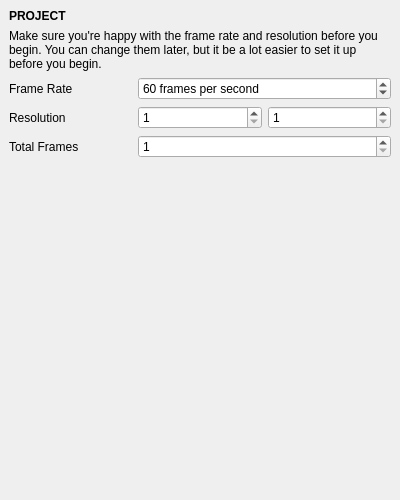
<?xml version="1.0" encoding="UTF-8"?>
<ui version="4.0">
 <class>PropertiesWidget</class>
 <widget class="QWidget" name="PropertiesWidget">
  <property name="geometry">
   <rect>
    <x>0</x>
    <y>0</y>
    <width>400</width>
    <height>500</height>
   </rect>
  </property>
  <property name="windowTitle">
   <string>Form</string>
  </property>
  <layout class="QVBoxLayout" name="verticalLayout">
   <property name="spacing">
    <number>0</number>
   </property>
   <property name="leftMargin">
    <number>0</number>
   </property>
   <property name="topMargin">
    <number>0</number>
   </property>
   <property name="rightMargin">
    <number>0</number>
   </property>
   <property name="bottomMargin">
    <number>0</number>
   </property>
   <item>
    <widget class="QStackedWidget" name="stackedWidget">
     <property name="currentIndex">
      <number>0</number>
     </property>
     <widget class="QWidget" name="nothingSelectedPage">
      <layout class="QVBoxLayout" name="verticalLayout_2">
       <property name="spacing">
        <number>0</number>
       </property>
       <property name="leftMargin">
        <number>0</number>
       </property>
       <property name="topMargin">
        <number>0</number>
       </property>
       <property name="rightMargin">
        <number>0</number>
       </property>
       <property name="bottomMargin">
        <number>0</number>
       </property>
       <item>
        <layout class="QGridLayout" name="gridLayout_3">
         <property name="leftMargin">
          <number>9</number>
         </property>
         <property name="topMargin">
          <number>9</number>
         </property>
         <property name="rightMargin">
          <number>9</number>
         </property>
         <property name="bottomMargin">
          <number>9</number>
         </property>
         <property name="spacing">
          <number>6</number>
         </property>
         <item row="3" column="0">
          <widget class="QLabel" name="label_9">
           <property name="text">
            <string>Resolution</string>
           </property>
          </widget>
         </item>
         <item row="2" column="0">
          <widget class="QLabel" name="label_7">
           <property name="text">
            <string>Frame Rate</string>
           </property>
          </widget>
         </item>
         <item row="1" column="0" colspan="3">
          <widget class="QLabel" name="label_8">
           <property name="text">
            <string>Make sure you're happy with the frame rate and resolution before you begin. You can change them later, but it be a lot easier to set it up before you begin.</string>
           </property>
           <property name="wordWrap">
            <bool>true</bool>
           </property>
          </widget>
         </item>
         <item row="3" column="1">
          <widget class="QSpinBox" name="resXBox">
           <property name="minimum">
            <number>1</number>
           </property>
           <property name="maximum">
            <number>9999</number>
           </property>
          </widget>
         </item>
         <item row="0" column="0" colspan="3">
          <widget class="QLabel" name="label">
           <property name="font">
            <font>
             <weight>75</weight>
             <bold>true</bold>
            </font>
           </property>
           <property name="text">
            <string>PROJECT</string>
           </property>
          </widget>
         </item>
         <item row="3" column="2">
          <widget class="QSpinBox" name="resYBox">
           <property name="minimum">
            <number>1</number>
           </property>
           <property name="maximum">
            <number>9999</number>
           </property>
          </widget>
         </item>
         <item row="2" column="1" colspan="2">
          <widget class="QSpinBox" name="fpsBox">
           <property name="suffix">
            <string> frames per second</string>
           </property>
           <property name="minimum">
            <number>1</number>
           </property>
           <property name="maximum">
            <number>144</number>
           </property>
           <property name="value">
            <number>60</number>
           </property>
          </widget>
         </item>
         <item row="4" column="0">
          <widget class="QLabel" name="label_10">
           <property name="text">
            <string>Total Frames</string>
           </property>
          </widget>
         </item>
         <item row="4" column="1" colspan="2">
          <widget class="QSpinBox" name="totalFramesBox">
           <property name="minimum">
            <number>1</number>
           </property>
           <property name="maximum">
            <number>99999</number>
           </property>
          </widget>
         </item>
        </layout>
       </item>
       <item>
        <spacer name="verticalSpacer">
         <property name="orientation">
          <enum>Qt::Vertical</enum>
         </property>
         <property name="sizeHint" stdset="0">
          <size>
           <width>20</width>
           <height>40</height>
          </size>
         </property>
        </spacer>
       </item>
      </layout>
     </widget>
     <widget class="QWidget" name="singleTimelineElementSelectedPage">
      <layout class="QVBoxLayout" name="verticalLayout_4">
       <property name="spacing">
        <number>0</number>
       </property>
       <property name="leftMargin">
        <number>0</number>
       </property>
       <property name="topMargin">
        <number>0</number>
       </property>
       <property name="rightMargin">
        <number>0</number>
       </property>
       <property name="bottomMargin">
        <number>0</number>
       </property>
       <item>
        <widget class="QScrollArea" name="scrollArea">
         <property name="widgetResizable">
          <bool>true</bool>
         </property>
         <widget class="QWidget" name="scrollAreaWidgetContents">
          <property name="geometry">
           <rect>
            <x>0</x>
            <y>0</y>
            <width>376</width>
            <height>172</height>
           </rect>
          </property>
          <layout class="QVBoxLayout" name="verticalLayout_6">
           <property name="spacing">
            <number>0</number>
           </property>
           <property name="leftMargin">
            <number>0</number>
           </property>
           <property name="topMargin">
            <number>0</number>
           </property>
           <property name="rightMargin">
            <number>0</number>
           </property>
           <property name="bottomMargin">
            <number>0</number>
           </property>
           <item>
            <layout class="QVBoxLayout" name="verticalLayout_3">
             <property name="leftMargin">
              <number>9</number>
             </property>
             <property name="topMargin">
              <number>9</number>
             </property>
             <property name="rightMargin">
              <number>9</number>
             </property>
             <property name="bottomMargin">
              <number>9</number>
             </property>
             <item>
              <widget class="QLabel" name="label_2">
               <property name="font">
                <font>
                 <weight>75</weight>
                 <bold>true</bold>
                </font>
               </property>
               <property name="text">
                <string>START VALUE</string>
               </property>
              </widget>
             </item>
             <item>
              <layout class="QVBoxLayout" name="startValueLayout"/>
             </item>
            </layout>
           </item>
           <item>
            <widget class="Line" name="line">
             <property name="maximumSize">
              <size>
               <width>16777215</width>
               <height>1</height>
              </size>
             </property>
             <property name="orientation">
              <enum>Qt::Horizontal</enum>
             </property>
            </widget>
           </item>
           <item>
            <layout class="QVBoxLayout" name="verticalLayout_5">
             <property name="leftMargin">
              <number>9</number>
             </property>
             <property name="topMargin">
              <number>9</number>
             </property>
             <property name="rightMargin">
              <number>9</number>
             </property>
             <property name="bottomMargin">
              <number>9</number>
             </property>
             <item>
              <widget class="QLabel" name="label_3">
               <property name="font">
                <font>
                 <weight>75</weight>
                 <bold>true</bold>
                </font>
               </property>
               <property name="text">
                <string>END VALUE</string>
               </property>
              </widget>
             </item>
             <item>
              <layout class="QVBoxLayout" name="endValueLayout"/>
             </item>
            </layout>
           </item>
           <item>
            <widget class="Line" name="line_2">
             <property name="maximumSize">
              <size>
               <width>16777215</width>
               <height>1</height>
              </size>
             </property>
             <property name="orientation">
              <enum>Qt::Horizontal</enum>
             </property>
            </widget>
           </item>
           <item>
            <layout class="QGridLayout" name="gridLayout_2">
             <property name="leftMargin">
              <number>9</number>
             </property>
             <property name="topMargin">
              <number>9</number>
             </property>
             <property name="rightMargin">
              <number>9</number>
             </property>
             <property name="bottomMargin">
              <number>9</number>
             </property>
             <property name="spacing">
              <number>6</number>
             </property>
             <item row="2" column="0">
              <widget class="QComboBox" name="easingBox">
               <item>
                <property name="text">
                 <string>Linear</string>
                </property>
               </item>
               <item>
                <property name="text">
                 <string>Quadratic</string>
                </property>
               </item>
               <item>
                <property name="text">
                 <string>Cubic</string>
                </property>
               </item>
               <item>
                <property name="text">
                 <string>Quartic</string>
                </property>
               </item>
               <item>
                <property name="text">
                 <string>Quintic</string>
                </property>
               </item>
               <item>
                <property name="text">
                 <string>Sinusoidal</string>
                </property>
               </item>
               <item>
                <property name="text">
                 <string>Exponential</string>
                </property>
               </item>
               <item>
                <property name="text">
                 <string>Circular</string>
                </property>
               </item>
               <item>
                <property name="text">
                 <string>Elastic</string>
                </property>
               </item>
               <item>
                <property name="text">
                 <string>Overshooting</string>
                </property>
               </item>
               <item>
                <property name="text">
                 <string>Bouncing</string>
                </property>
               </item>
               <item>
                <property name="text">
                 <string>Custom Beizer Spline</string>
                </property>
               </item>
              </widget>
             </item>
             <item row="2" column="1">
              <widget class="QComboBox" name="easingTypeBox">
               <property name="enabled">
                <bool>false</bool>
               </property>
               <item>
                <property name="text">
                 <string>Accelerate</string>
                </property>
               </item>
               <item>
                <property name="text">
                 <string>Decelerate</string>
                </property>
               </item>
               <item>
                <property name="text">
                 <string>Accelerate then Decelerate</string>
                </property>
               </item>
               <item>
                <property name="text">
                 <string>Decelerate then Accelerate</string>
                </property>
               </item>
              </widget>
             </item>
             <item row="1" column="0" colspan="2">
              <widget class="QLabel" name="label_6">
               <property name="text">
                <string>Select the type of easing curve you'd like to use</string>
               </property>
              </widget>
             </item>
             <item row="0" column="0" colspan="2">
              <widget class="QLabel" name="label_5">
               <property name="font">
                <font>
                 <weight>75</weight>
                 <bold>true</bold>
                </font>
               </property>
               <property name="text">
                <string>EASING</string>
               </property>
              </widget>
             </item>
            </layout>
           </item>
           <item>
            <spacer name="verticalSpacer_2">
             <property name="orientation">
              <enum>Qt::Vertical</enum>
             </property>
             <property name="sizeHint" stdset="0">
              <size>
               <width>20</width>
               <height>203</height>
              </size>
             </property>
            </spacer>
           </item>
          </layout>
         </widget>
        </widget>
       </item>
      </layout>
     </widget>
     <widget class="QWidget" name="singleElementSelectedPage">
      <layout class="QVBoxLayout" name="verticalLayout_7">
       <property name="spacing">
        <number>0</number>
       </property>
       <property name="leftMargin">
        <number>0</number>
       </property>
       <property name="topMargin">
        <number>0</number>
       </property>
       <property name="rightMargin">
        <number>0</number>
       </property>
       <property name="bottomMargin">
        <number>0</number>
       </property>
       <item>
        <widget class="QScrollArea" name="scrollArea_2">
         <property name="widgetResizable">
          <bool>true</bool>
         </property>
         <widget class="QWidget" name="scrollAreaWidgetContents_2">
          <property name="geometry">
           <rect>
            <x>0</x>
            <y>0</y>
            <width>127</width>
            <height>66</height>
           </rect>
          </property>
          <layout class="QVBoxLayout" name="verticalLayout_9">
           <property name="spacing">
            <number>0</number>
           </property>
           <property name="leftMargin">
            <number>0</number>
           </property>
           <property name="topMargin">
            <number>0</number>
           </property>
           <property name="rightMargin">
            <number>0</number>
           </property>
           <property name="bottomMargin">
            <number>0</number>
           </property>
           <item>
            <layout class="QVBoxLayout" name="elementPropertiesLayout"/>
           </item>
           <item>
            <layout class="QGridLayout" name="gridLayout">
             <property name="leftMargin">
              <number>9</number>
             </property>
             <property name="topMargin">
              <number>9</number>
             </property>
             <property name="rightMargin">
              <number>9</number>
             </property>
             <property name="bottomMargin">
              <number>9</number>
             </property>
             <property name="spacing">
              <number>6</number>
             </property>
             <item row="1" column="0">
              <widget class="QLabel" name="label_4">
               <property name="text">
                <string>Element Name</string>
               </property>
              </widget>
             </item>
             <item row="1" column="1">
              <widget class="QLineEdit" name="elementNameBox"/>
             </item>
             <item row="0" column="0" colspan="2">
              <widget class="QLabel" name="elementType">
               <property name="font">
                <font>
                 <weight>75</weight>
                 <bold>true</bold>
                </font>
               </property>
               <property name="text">
                <string notr="true">TextLabel</string>
               </property>
              </widget>
             </item>
            </layout>
           </item>
           <item>
            <spacer name="verticalSpacer_3">
             <property name="orientation">
              <enum>Qt::Vertical</enum>
             </property>
             <property name="sizeHint" stdset="0">
              <size>
               <width>20</width>
               <height>427</height>
              </size>
             </property>
            </spacer>
           </item>
          </layout>
         </widget>
        </widget>
       </item>
      </layout>
     </widget>
    </widget>
   </item>
  </layout>
 </widget>
 <resources/>
 <connections/>
</ui>
